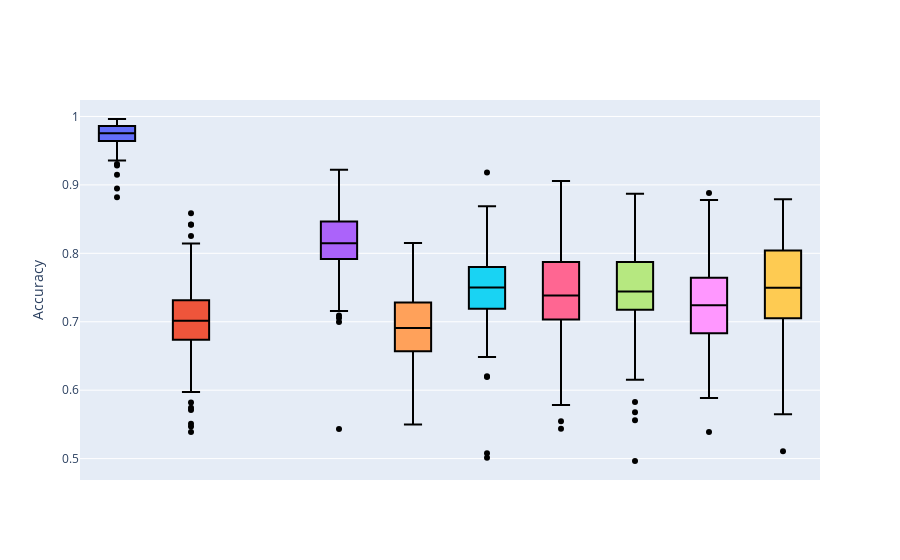

Notebook cell for this chart:
### Markdown cell above
### Accuracy (unlabelled)

### Code cell
#rel_dn

os.chdir('/media/krillman/240GB_DATA/codes2/SSL_GCM/')

d_n='n36_gaussian_mixture_d3_10000'
sdir=dspec.loc[d_n].save_folder

#print('computing for dn: {0}'.format(d_n))
master_spec=pd.read_excel('combined_spec.xls',sheet_name=None)
dspec=master_spec['dataset_spec'] #write dataset spec shorthand
dspec.set_index("d_n",inplace=True) #set idx for easier

csi=master_spec['dataset_si'][d_n].values
candidate_si=csi[~np.isnan(csi)]
candidate_si=[int(c) for c in candidate_si]
cspec=dspec.loc[d_n] #current spec
model_accs={}
all_si=[s for s in candidate_si]
model_accs['s_i']=all_si




with NoStdStreams():
    for current_model in model_names_synthetic:
        vaccs=[]
        for s_i in candidate_si:
            try:
                vaccs.append(float(get_acc_ulab(dspec.save_folder.loc[d_n],s_i,current_model)))
            except:
                print('warning error for s_i: {0} and model: {1}'.format(s_i,current_model))
                vaccs.append(np.mean(vaccs))
        model_accs[current_model]=vaccs
    ma=pd.DataFrame(model_accs)

    for cm in model_names_synthetic:
        ma[cm]=ma[cm].astype(str)

    list_of_plots=[]
    list_of_synthetic_plots=[]
    list_of_synthetic_gumbel_plots=[]

    #get remaining s_i
    remaining_si=[i for i in ma.index]

    for s_i in remaining_si:
        im_fn=f'data_for_train_d_n_{d_n}_s_i_{s_i}_plot.png'
        fpath='../'+sdir+'/'+im_fn
        list_of_plots.append(fpath)
        im_fn=f'../{sdir}/synthetic_data/synthetic_data_d_n_{d_n}_s_i_{s_i}_plot.png'
        list_of_synthetic_plots.append(im_fn)
        im_fn=f'../{sdir}/synthetic_data_gumbel/synthetic_data_d_n_{d_n}_s_i_{s_i}_plot.png'

        list_of_synthetic_gumbel_plots.append(im_fn)
        
    ma['data_plot']=list_of_plots
    ma['synthetic_cgan_data']=list_of_synthetic_plots
    ma['synthetic_gumbel_cgan_data']=list_of_synthetic_gumbel_plots
    
    
    #all paths for decision boundary plots
    dict_of_paths={m:[get_soft_db_path(m,d_n,s_i,sdir) for s_i in remaining_si] for m in model_names_synthetic }
    

    style_dict={}
    style_dict={m:make_float for m in model_names_synthetic}
    style_dict.update({'data_plot':make_clickable,
                      'synthetic_cgan_data':make_clickable,
                      'synthetic_gumbel_cgan_data':make_clickable})
os.chdir('/media/krillman/240GB_DATA/codes2/SSL_GCM/collating_results')  
    
#ma.drop(columns=['s_i'],inplace=True)
#ma.style.format(style_dict)

#violin plots for model performamces
ma_i=copy.deepcopy(ma)

ma_i=ma_i.rename(columns={'CGAN_BASIC_DJ_SUPERVISED_CLASSIFIER':'CGAN_BASIC_SUPERVISED_CLASSIFIER',
                        'CGAN_GUMBEL_DJ_SUPERVISED_CLASSIFIER':'CGAN_GUMBEL_SUPERVISED_CLASSIFIER'})

model_names_d3 = ['FULLY_SUPERVISED_CLASSIFIER',
               'CGAN_BASIC_SUPERVISED_CLASSIFIER',
                'CGAN_GUMBEL_SUPERVISED_CLASSIFIER',  
               'VAT',
               'TRIPLE_GAN',
               'SSL_GAN',
               'SSL_VAE',
               'ENTROPY_MINIMISATION',
                'LABEL_PROPAGATION',
               'PARTIAL_SUPERVISED_CLASSIFIER']


ma_i=ma_i[model_names]
ma_i=ma_i.astype(float)

fig = go.Figure()
for m in model_names:
    fig.add_trace(go.Box(x=[m]*ma_i.shape[0],
                            y=ma_i[m],
                            name=m,
                        fillcolor=colours_dict[m],
                        marker_color="black"))


#fig.add_layout_image(dict(
#    source='causal_graphs/cg2.png',
#    x=0.7,
#    y=1,
#    )
#)

#ig.update_xaxes(title_text='Time')
fig.update_yaxes(title_text='Accuracy')
fig.update_xaxes(showticklabels=False)

fig.update_layout(showlegend=False)



#fig.update_layout(legend=dict(font=dict(size= 20)))#

#fig.update_layout(legend= {'itemsizing': 'constant'})#,marker={'size':100}))

#fig.update_layout(
#    width=5000,
#    height=2500)

fig.write_image("/media/krillman/240GB_DATA/codes2/SSL_GCM/collating_results/images/ulab_acc_g3_10000.png",scale=5)

#fig = go.Figure(data=data, layout=layout)

fig.show()

### Figure 1 — Plotly figure (JSON) as saved in the notebook; plotly's stock layout.template omitted (floating-point values rounded to 4 significant figures)
{"data": [{"fillcolor": "#636EFA", "marker": {"color": "black"}, "name": "FULLY_SUPERVISED_CLASSIFIER", "type": "box", "x": ["FULLY_SUPERVISED_CLASSIFIER", "FULLY_SUPERVISED_CLASSIFIER", "FULLY_SUPERVISED_CLASSIFIER", "FULLY_SUPERVISED_CLASSIFIER", "FULLY_SUPERVISED_CLASSIFIER", "FULLY_SUPERVISED_CLASSIFIER", "FULLY_SUPERVISED_CLASSIFIER", "FULLY_SUPERVISED_CLASSIFIER", "FULLY_SUPERVISED_CLASSIFIER", "FULLY_SUPERVISED_CLASSIFIER", "FULLY_SUPERVISED_CLASSIFIER", "FULLY_SUPERVISED_CLASSIFIER", "FULLY_SUPERVISED_CLASSIFIER", "FULLY_SUPERVISED_CLASSIFIER", "FULLY_SUPERVISED_CLASSIFIER", "FULLY_SUPERVISED_CLASSIFIER", "FULLY_SUPERVISED_CLASSIFIER", "FULLY_SUPERVISED_CLASSIFIER", "FULLY_SUPERVISED_CLASSIFIER", "FULLY_SUPERVISED_CLASSIFIER", "FULLY_SUPERVISED_CLASSIFIER", "FULLY_SUPERVISED_CLASSIFIER", "FULLY_SUPERVISED_CLASSIFIER", "FULLY_SUPERVISED_CLASSIFIER", "FULLY_SUPERVISED_CLASSIFIER", "FULLY_SUPERVISED_CLASSIFIER", "FULLY_SUPERVISED_CLASSIFIER", "FULLY_SUPERVISED_CLASSIFIER", "FULLY_SUPERVISED_CLASSIFIER", "FULLY_SUPERVISED_CLASSIFIER", "FULLY_SUPERVISED_CLASSIFIER", "FULLY_SUPERVISED_CLASSIFIER", "FULLY_SUPERVISED_CLASSIFIER", "FULLY_SUPERVISED_CLASSIFIER", "FULLY_SUPERVISED_CLASSIFIER", "FULLY_SUPERVISED_CLASSIFIER", "FULLY_SUPERVISED_CLASSIFIER", "FULLY_SUPERVISED_CLASSIFIER", "FULLY_SUPERVISED_CLASSIFIER", "FULLY_SUPERVISED_CLASSIFIER", "FULLY_SUPERVISED_CLASSIFIER", "FULLY_SUPERVISED_CLASSIFIER", "FULLY_SUPERVISED_CLASSIFIER", "FULLY_SUPERVISED_CLASSIFIER", "FULLY_SUPERVISED_CLASSIFIER", "FULLY_SUPERVISED_CLASSIFIER", "FULLY_SUPERVISED_CLASSIFIER", "FULLY_SUPERVISED_CLASSIFIER", "FULLY_SUPERVISED_CLASSIFIER", "FULLY_SUPERVISED_CLASSIFIER", "FULLY_SUPERVISED_CLASSIFIER", "FULLY_SUPERVISED_CLASSIFIER", "FULLY_SUPERVISED_CLASSIFIER", "FULLY_SUPERVISED_CLASSIFIER", "FULLY_SUPERVISED_CLASSIFIER", "FULLY_SUPERVISED_CLASSIFIER", "FULLY_SUPERVISED_CLASSIFIER", "FULLY_SUPERVISED_CLASSIFIER", "FULLY_SUPERVISED_CLASSIFIER", "FULLY_SUPERVISED_CLASSIFIER", "FULLY_SUPERVISED_CLASSIFIER", "FULLY_SUPERVISED_CLASSIFIER", "FULLY_SUPERVISED_CLASSIFIER", "FULLY_SUPERVISED_CLASSIFIER", "FULLY_SUPERVISED_CLASSIFIER", "FULLY_SUPERVISED_CLASSIFIER", "FULLY_SUPERVISED_CLASSIFIER", "FULLY_SUPERVISED_CLASSIFIER", "FULLY_SUPERVISED_CLASSIFIER", "FULLY_SUPERVISED_CLASSIFIER", "FULLY_SUPERVISED_CLASSIFIER", "FULLY_SUPERVISED_CLASSIFIER", "FULLY_SUPERVISED_CLASSIFIER", "FULLY_SUPERVISED_CLASSIFIER", "FULLY_SUPERVISED_CLASSIFIER", "FULLY_SUPERVISED_CLASSIFIER", "FULLY_SUPERVISED_CLASSIFIER", "FULLY_SUPERVISED_CLASSIFIER", "FULLY_SUPERVISED_CLASSIFIER", "FULLY_SUPERVISED_CLASSIFIER", "FULLY_SUPERVISED_CLASSIFIER", "FULLY_SUPERVISED_CLASSIFIER", "FULLY_SUPERVISED_CLASSIFIER", "FULLY_SUPERVISED_CLASSIFIER", "FULLY_SUPERVISED_CLASSIFIER", "FULLY_SUPERVISED_CLASSIFIER", "FULLY_SUPERVISED_CLASSIFIER", "FULLY_SUPERVISED_CLASSIFIER", "FULLY_SUPERVISED_CLASSIFIER", "FULLY_SUPERVISED_CLASSIFIER", "FULLY_SUPERVISED_CLASSIFIER", "FULLY_SUPERVISED_CLASSIFIER", "FULLY_SUPERVISED_CLASSIFIER", "FULLY_SUPERVISED_CLASSIFIER", "FULLY_SUPERVISED_CLASSIFIER", "FULLY_SUPERVISED_CLASSIFIER", "FULLY_SUPERVISED_CLASSIFIER", "FULLY_SUPERVISED_CLASSIFIER", "FULLY_SUPERVISED_CLASSIFIER", "FULLY_SUPERVISED_CLASSIFIER"], "y": [0.9379, 0.9778, 0.9306, 0.9912, 0.9437, 0.9818, 0.986, 0.9384, 0.981, 0.9837, 0.9674, 0.9769, 0.9865, 0.9562, 0.9691, 0.9954, 0.9356, 0.8949, 0.9907, 0.971, 0.9886, 0.9447, 0.9285, 0.982, 0.9686, 0.9963, 0.9741, 0.9704, 0.9782, 0.991, 0.9576, 0.9753, 0.9664, 0.9898, 0.9722, 0.9944, 0.9959, 0.9472, 0.9708, 0.9709, 0.9885, 0.9861, 0.9956, 0.972, 0.9845, 0.9864, 0.9822, 0.9671, 0.9509, 0.9897, 0.9746, 0.9564, 0.9735, 0.9851, 0.9915, 0.9772, 0.9871, 0.9694, 0.915, 0.9778, 0.9765, 0.9659, 0.9447, 0.9817, 0.9731, 0.9809, 0.9874, 0.9862, 0.9636, 0.9509, 0.978, 0.9742, 0.9688, 0.969, 0.8821, 0.9857, 0.9888, 0.9708, 0.985, 0.9874, 0.9944, 0.97, 0.9841, 0.9793, 0.9929, 0.9937, 0.9588, 0.9795, 0.9448, 0.9602, 0.9399, 0.9526, 0.9912, 0.9645, 0.9562, 0.9754, 0.9774, 0.978, 0.9605, 0.973]}, {"fillcolor": "#EF553B", "marker": {"color": "black"}, "name": "CGAN_BASIC_SUPERVISED_CLASSIFIER", "type": "box", "x": ["CGAN_BASIC_SUPERVISED_CLASSIFIER", "CGAN_BASIC_SUPERVISED_CLASSIFIER", "CGAN_BASIC_SUPERVISED_CLASSIFIER", "CGAN_BASIC_SUPERVISED_CLASSIFIER", "CGAN_BASIC_SUPERVISED_CLASSIFIER", "CGAN_BASIC_SUPERVISED_CLASSIFIER", "CGAN_BASIC_SUPERVISED_CLASSIFIER", "CGAN_BASIC_SUPERVISED_CLASSIFIER", "CGAN_BASIC_SUPERVISED_CLASSIFIER", "CGAN_BASIC_SUPERVISED_CLASSIFIER", "CGAN_BASIC_SUPERVISED_CLASSIFIER", "CGAN_BASIC_SUPERVISED_CLASSIFIER", "CGAN_BASIC_SUPERVISED_CLASSIFIER", "CGAN_BASIC_SUPERVISED_CLASSIFIER", "CGAN_BASIC_SUPERVISED_CLASSIFIER", "CGAN_BASIC_SUPERVISED_CLASSIFIER", "CGAN_BASIC_SUPERVISED_CLASSIFIER", "CGAN_BASIC_SUPERVISED_CLASSIFIER", "CGAN_BASIC_SUPERVISED_CLASSIFIER", "CGAN_BASIC_SUPERVISED_CLASSIFIER", "CGAN_BASIC_SUPERVISED_CLASSIFIER", "CGAN_BASIC_SUPERVISED_CLASSIFIER", "CGAN_BASIC_SUPERVISED_CLASSIFIER", "CGAN_BASIC_SUPERVISED_CLASSIFIER", "CGAN_BASIC_SUPERVISED_CLASSIFIER", "CGAN_BASIC_SUPERVISED_CLASSIFIER", "CGAN_BASIC_SUPERVISED_CLASSIFIER", "CGAN_BASIC_SUPERVISED_CLASSIFIER", "CGAN_BASIC_SUPERVISED_CLASSIFIER", "CGAN_BASIC_SUPERVISED_CLASSIFIER", "CGAN_BASIC_SUPERVISED_CLASSIFIER", "CGAN_BASIC_SUPERVISED_CLASSIFIER", "CGAN_BASIC_SUPERVISED_CLASSIFIER", "CGAN_BASIC_SUPERVISED_CLASSIFIER", "CGAN_BASIC_SUPERVISED_CLASSIFIER", "CGAN_BASIC_SUPERVISED_CLASSIFIER", "CGAN_BASIC_SUPERVISED_CLASSIFIER", "CGAN_BASIC_SUPERVISED_CLASSIFIER", "CGAN_BASIC_SUPERVISED_CLASSIFIER", "CGAN_BASIC_SUPERVISED_CLASSIFIER", "CGAN_BASIC_SUPERVISED_CLASSIFIER", "CGAN_BASIC_SUPERVISED_CLASSIFIER", "CGAN_BASIC_SUPERVISED_CLASSIFIER", "CGAN_BASIC_SUPERVISED_CLASSIFIER", "CGAN_BASIC_SUPERVISED_CLASSIFIER", "CGAN_BASIC_SUPERVISED_CLASSIFIER", "CGAN_BASIC_SUPERVISED_CLASSIFIER", "CGAN_BASIC_SUPERVISED_CLASSIFIER", "CGAN_BASIC_SUPERVISED_CLASSIFIER", "CGAN_BASIC_SUPERVISED_CLASSIFIER", "CGAN_BASIC_SUPERVISED_CLASSIFIER", "CGAN_BASIC_SUPERVISED_CLASSIFIER", "CGAN_BASIC_SUPERVISED_CLASSIFIER", "CGAN_BASIC_SUPERVISED_CLASSIFIER", "CGAN_BASIC_SUPERVISED_CLASSIFIER", "CGAN_BASIC_SUPERVISED_CLASSIFIER", "CGAN_BASIC_SUPERVISED_CLASSIFIER", "CGAN_BASIC_SUPERVISED_CLASSIFIER", "CGAN_BASIC_SUPERVISED_CLASSIFIER", "CGAN_BASIC_SUPERVISED_CLASSIFIER", "CGAN_BASIC_SUPERVISED_CLASSIFIER", "CGAN_BASIC_SUPERVISED_CLASSIFIER", "CGAN_BASIC_SUPERVISED_CLASSIFIER", "CGAN_BASIC_SUPERVISED_CLASSIFIER", "CGAN_BASIC_SUPERVISED_CLASSIFIER", "CGAN_BASIC_SUPERVISED_CLASSIFIER", "CGAN_BASIC_SUPERVISED_CLASSIFIER", "CGAN_BASIC_SUPERVISED_CLASSIFIER", "CGAN_BASIC_SUPERVISED_CLASSIFIER", "CGAN_BASIC_SUPERVISED_CLASSIFIER", "CGAN_BASIC_SUPERVISED_CLASSIFIER", "CGAN_BASIC_SUPERVISED_CLASSIFIER", "CGAN_BASIC_SUPERVISED_CLASSIFIER", "CGAN_BASIC_SUPERVISED_CLASSIFIER", "CGAN_BASIC_SUPERVISED_CLASSIFIER", "CGAN_BASIC_SUPERVISED_CLASSIFIER", "CGAN_BASIC_SUPERVISED_CLASSIFIER", "CGAN_BASIC_SUPERVISED_CLASSIFIER", "CGAN_BASIC_SUPERVISED_CLASSIFIER", "CGAN_BASIC_SUPERVISED_CLASSIFIER", "CGAN_BASIC_SUPERVISED_CLASSIFIER", "CGAN_BASIC_SUPERVISED_CLASSIFIER", "CGAN_BASIC_SUPERVISED_CLASSIFIER", "CGAN_BASIC_SUPERVISED_CLASSIFIER", "CGAN_BASIC_SUPERVISED_CLASSIFIER", "CGAN_BASIC_SUPERVISED_CLASSIFIER", "CGAN_BASIC_SUPERVISED_CLASSIFIER", "CGAN_BASIC_SUPERVISED_CLASSIFIER", "CGAN_BASIC_SUPERVISED_CLASSIFIER", "CGAN_BASIC_SUPERVISED_CLASSIFIER", "CGAN_BASIC_SUPERVISED_CLASSIFIER", "CGAN_BASIC_SUPERVISED_CLASSIFIER", "CGAN_BASIC_SUPERVISED_CLASSIFIER", "CGAN_BASIC_SUPERVISED_CLASSIFIER", "CGAN_BASIC_SUPERVISED_CLASSIFIER", "CGAN_BASIC_SUPERVISED_CLASSIFIER", "CGAN_BASIC_SUPERVISED_CLASSIFIER", "CGAN_BASIC_SUPERVISED_CLASSIFIER", "CGAN_BASIC_SUPERVISED_CLASSIFIER", "CGAN_BASIC_SUPERVISED_CLASSIFIER"], "y": [0.6161, 0.6609, 0.7352, 0.6566, 0.6997, 0.7198, 0.6645, 0.798, 0.7304, 0.7274, 0.7851, 0.7537, 0.6804, 0.7266, 0.5709, 0.717, 0.8418, 0.8142, 0.8421, 0.539, 0.7698, 0.749, 0.5821, 0.678, 0.6338, 0.6948, 0.7159, 0.7374, 0.6673, 0.5468, 0.6387, 0.6162, 0.7756, 0.6751, 0.6822, 0.8252, 0.7803, 0.6319, 0.8095, 0.7526, 0.7322, 0.6066, 0.7141, 0.5744, 0.7456, 0.7703, 0.6541, 0.659, 0.6829, 0.6519, 0.6721, 0.6904, 0.6556, 0.5974, 0.7715, 0.7154, 0.8586, 0.7476, 0.768, 0.6433, 0.6367, 0.7199, 0.6859, 0.7773, 0.5508, 0.6444, 0.7179, 0.7744, 0.7522, 0.7016, 0.7016, 0.7016, 0.7016, 0.7016, 0.7016, 0.7016, 0.7016, 0.7016, 0.7016, 0.7016, 0.7016, 0.7016, 0.7016, 0.7016, 0.7016, 0.7016, 0.7016, 0.7016, 0.7016, 0.7016, 0.7016, 0.7016, 0.7016, 0.7016, 0.7016, 0.7016, 0.7016, 0.7016, 0.7016, 0.7016]}, {"fillcolor": "#00CC96", "marker": {"color": "black"}, "name": "CGAN_GUMBEL_SUPERVISED_CLASSIFIER", "type": "box", "x": ["CGAN_GUMBEL_SUPERVISED_CLASSIFIER", "CGAN_GUMBEL_SUPERVISED_CLASSIFIER", "CGAN_GUMBEL_SUPERVISED_CLASSIFIER", "CGAN_GUMBEL_SUPERVISED_CLASSIFIER", "CGAN_GUMBEL_SUPERVISED_CLASSIFIER", "CGAN_GUMBEL_SUPERVISED_CLASSIFIER", "CGAN_GUMBEL_SUPERVISED_CLASSIFIER", "CGAN_GUMBEL_SUPERVISED_CLASSIFIER", "CGAN_GUMBEL_SUPERVISED_CLASSIFIER", "CGAN_GUMBEL_SUPERVISED_CLASSIFIER", "CGAN_GUMBEL_SUPERVISED_CLASSIFIER", "CGAN_GUMBEL_SUPERVISED_CLASSIFIER", "CGAN_GUMBEL_SUPERVISED_CLASSIFIER", "CGAN_GUMBEL_SUPERVISED_CLASSIFIER", "CGAN_GUMBEL_SUPERVISED_CLASSIFIER", "CGAN_GUMBEL_SUPERVISED_CLASSIFIER", "CGAN_GUMBEL_SUPERVISED_CLASSIFIER", "CGAN_GUMBEL_SUPERVISED_CLASSIFIER", "CGAN_GUMBEL_SUPERVISED_CLASSIFIER", "CGAN_GUMBEL_SUPERVISED_CLASSIFIER", "CGAN_GUMBEL_SUPERVISED_CLASSIFIER", "CGAN_GUMBEL_SUPERVISED_CLASSIFIER", "CGAN_GUMBEL_SUPERVISED_CLASSIFIER", "CGAN_GUMBEL_SUPERVISED_CLASSIFIER", "CGAN_GUMBEL_SUPERVISED_CLASSIFIER", "CGAN_GUMBEL_SUPERVISED_CLASSIFIER", "CGAN_GUMBEL_SUPERVISED_CLASSIFIER", "CGAN_GUMBEL_SUPERVISED_CLASSIFIER", "CGAN_GUMBEL_SUPERVISED_CLASSIFIER", "CGAN_GUMBEL_SUPERVISED_CLASSIFIER", "CGAN_GUMBEL_SUPERVISED_CLASSIFIER", "CGAN_GUMBEL_SUPERVISED_CLASSIFIER", "CGAN_GUMBEL_SUPERVISED_CLASSIFIER", "CGAN_GUMBEL_SUPERVISED_CLASSIFIER", "CGAN_GUMBEL_SUPERVISED_CLASSIFIER", "CGAN_GUMBEL_SUPERVISED_CLASSIFIER", "CGAN_GUMBEL_SUPERVISED_CLASSIFIER", "CGAN_GUMBEL_SUPERVISED_CLASSIFIER", "CGAN_GUMBEL_SUPERVISED_CLASSIFIER", "CGAN_GUMBEL_SUPERVISED_CLASSIFIER", "CGAN_GUMBEL_SUPERVISED_CLASSIFIER", "CGAN_GUMBEL_SUPERVISED_CLASSIFIER", "CGAN_GUMBEL_SUPERVISED_CLASSIFIER", "CGAN_GUMBEL_SUPERVISED_CLASSIFIER", "CGAN_GUMBEL_SUPERVISED_CLASSIFIER", "CGAN_GUMBEL_SUPERVISED_CLASSIFIER", "CGAN_GUMBEL_SUPERVISED_CLASSIFIER", "CGAN_GUMBEL_SUPERVISED_CLASSIFIER", "CGAN_GUMBEL_SUPERVISED_CLASSIFIER", "CGAN_GUMBEL_SUPERVISED_CLASSIFIER", "CGAN_GUMBEL_SUPERVISED_CLASSIFIER", "CGAN_GUMBEL_SUPERVISED_CLASSIFIER", "CGAN_GUMBEL_SUPERVISED_CLASSIFIER", "CGAN_GUMBEL_SUPERVISED_CLASSIFIER", "CGAN_GUMBEL_SUPERVISED_CLASSIFIER", "CGAN_GUMBEL_SUPERVISED_CLASSIFIER", "CGAN_GUMBEL_SUPERVISED_CLASSIFIER", "CGAN_GUMBEL_SUPERVISED_CLASSIFIER", "CGAN_GUMBEL_SUPERVISED_CLASSIFIER", "CGAN_GUMBEL_SUPERVISED_CLASSIFIER", "CGAN_GUMBEL_SUPERVISED_CLASSIFIER", "CGAN_GUMBEL_SUPERVISED_CLASSIFIER", "CGAN_GUMBEL_SUPERVISED_CLASSIFIER", "CGAN_GUMBEL_SUPERVISED_CLASSIFIER", "CGAN_GUMBEL_SUPERVISED_CLASSIFIER", "CGAN_GUMBEL_SUPERVISED_CLASSIFIER", "CGAN_GUMBEL_SUPERVISED_CLASSIFIER", "CGAN_GUMBEL_SUPERVISED_CLASSIFIER", "CGAN_GUMBEL_SUPERVISED_CLASSIFIER", "CGAN_GUMBEL_SUPERVISED_CLASSIFIER", "CGAN_GUMBEL_SUPERVISED_CLASSIFIER", "CGAN_GUMBEL_SUPERVISED_CLASSIFIER", "CGAN_GUMBEL_SUPERVISED_CLASSIFIER", "CGAN_GUMBEL_SUPERVISED_CLASSIFIER", "CGAN_GUMBEL_SUPERVISED_CLASSIFIER", "CGAN_GUMBEL_SUPERVISED_CLASSIFIER", "CGAN_GUMBEL_SUPERVISED_CLASSIFIER", "CGAN_GUMBEL_SUPERVISED_CLASSIFIER", "CGAN_GUMBEL_SUPERVISED_CLASSIFIER", "CGAN_GUMBEL_SUPERVISED_CLASSIFIER", "CGAN_GUMBEL_SUPERVISED_CLASSIFIER", "CGAN_GUMBEL_SUPERVISED_CLASSIFIER", "CGAN_GUMBEL_SUPERVISED_CLASSIFIER", "CGAN_GUMBEL_SUPERVISED_CLASSIFIER", "CGAN_GUMBEL_SUPERVISED_CLASSIFIER", "CGAN_GUMBEL_SUPERVISED_CLASSIFIER", "CGAN_GUMBEL_SUPERVISED_CLASSIFIER", "CGAN_GUMBEL_SUPERVISED_CLASSIFIER", "CGAN_GUMBEL_SUPERVISED_CLASSIFIER", "CGAN_GUMBEL_SUPERVISED_CLASSIFIER", "CGAN_GUMBEL_SUPERVISED_CLASSIFIER", "CGAN_GUMBEL_SUPERVISED_CLASSIFIER", "CGAN_GUMBEL_SUPERVISED_CLASSIFIER", "CGAN_GUMBEL_SUPERVISED_CLASSIFIER", "CGAN_GUMBEL_SUPERVISED_CLASSIFIER", "CGAN_GUMBEL_SUPERVISED_CLASSIFIER", "CGAN_GUMBEL_SUPERVISED_CLASSIFIER", "CGAN_GUMBEL_SUPERVISED_CLASSIFIER", "CGAN_GUMBEL_SUPERVISED_CLASSIFIER", "CGAN_GUMBEL_SUPERVISED_CLASSIFIER"], "y": [null, null, null, null, null, null, null, null, null, null, null, null, null, null, null, null, null, null, null, null, null, null, null, null, null, null, null, null, null, null, null, null, null, null, null, null, null, null, null, null, null, null, null, null, null, null, null, null, null, null, null, null, null, null, null, null, null, null, null, null, null, null, null, null, null, null, null, null, null, null, null, null, null, null, null, null, null, null, null, null, null, null, null, null, null, null, null, null, null, null, null, null, null, null, null, null, null, null, null, null]}, {"fillcolor": "#AB63FA", "marker": {"color": "black"}, "name": "VAT", "type": "box", "x": ["VAT", "VAT", "VAT", "VAT", "VAT", "VAT", "VAT", "VAT", "VAT", "VAT", "VAT", "VAT", "VAT", "VAT", "VAT", "VAT", "VAT", "VAT", "VAT", "VAT", "VAT", "VAT", "VAT", "VAT", "VAT", "VAT", "VAT", "VAT", "VAT", "VAT", "VAT", "VAT", "VAT", "VAT", "VAT", "VAT", "VAT", "VAT", "VAT", "VAT", "VAT", "VAT", "VAT", "VAT", "VAT", "VAT", "VAT", "VAT", "VAT", "VAT", "VAT", "VAT", "VAT", "VAT", "VAT", "VAT", "VAT", "VAT", "VAT", "VAT", "VAT", "VAT", "VAT", "VAT", "VAT", "VAT", "VAT", "VAT", "VAT", "VAT", "VAT", "VAT", "VAT", "VAT", "VAT", "VAT", "VAT", "VAT", "VAT", "VAT", "VAT", "VAT", "VAT", "VAT", "VAT", "VAT", "VAT", "VAT", "VAT", "VAT", "VAT", "VAT", "VAT", "VAT", "VAT", "VAT", "VAT", "VAT", "VAT", "VAT"], "y": [0.849, 0.7679, 0.818, 0.8082, 0.8461, 0.8904, 0.8069, 0.8712, 0.8379, 0.7531, 0.841, 0.8026, 0.8464, 0.8404, 0.7259, 0.8702, 0.9172, 0.7921, 0.8582, 0.7919, 0.7791, 0.7915, 0.7055, 0.7517, 0.8342, 0.7971, 0.8122, 0.8196, 0.8485, 0.8783, 0.7955, 0.8677, 0.7859, 0.8228, 0.7853, 0.9046, 0.8756, 0.7837, 0.8639, 0.7957, 0.8298, 0.7841, 0.8885, 0.7156, 0.8629, 0.8203, 0.7575, 0.7765, 0.7931, 0.7286, 0.8625, 0.8287, 0.7608, 0.8243, 0.8882, 0.8028, 0.9016, 0.892, 0.7945, 0.6995, 0.8394, 0.7847, 0.7662, 0.8757, 0.5432, 0.8832, 0.863, 0.8463, 0.8297, 0.8428, 0.9221, 0.7974, 0.7997, 0.709, 0.7532, 0.7783, 0.839, 0.8251, 0.8562, 0.7796, 0.8214, 0.7258, 0.8858, 0.8146, 0.8146, 0.8146, 0.8146, 0.8146, 0.8146, 0.8146, 0.8146, 0.8146, 0.8146, 0.8146, 0.8146, 0.8146, 0.8146, 0.8146, 0.8146, 0.8146]}, {"fillcolor": "#FFA15A", "marker": {"color": "black"}, "name": "TRIPLE_GAN", "type": "box", "x": ["TRIPLE_GAN", "TRIPLE_GAN", "TRIPLE_GAN", "TRIPLE_GAN", "TRIPLE_GAN", "TRIPLE_GAN", "TRIPLE_GAN", "TRIPLE_GAN", "TRIPLE_GAN", "TRIPLE_GAN", "TRIPLE_GAN", "TRIPLE_GAN", "TRIPLE_GAN", "TRIPLE_GAN", "TRIPLE_GAN", "TRIPLE_GAN", "TRIPLE_GAN", "TRIPLE_GAN", "TRIPLE_GAN", "TRIPLE_GAN", "TRIPLE_GAN", "TRIPLE_GAN", "TRIPLE_GAN", "TRIPLE_GAN", "TRIPLE_GAN", "TRIPLE_GAN", "TRIPLE_GAN", "TRIPLE_GAN", "TRIPLE_GAN", "TRIPLE_GAN", "TRIPLE_GAN", "TRIPLE_GAN", "TRIPLE_GAN", "TRIPLE_GAN", "TRIPLE_GAN", "TRIPLE_GAN", "TRIPLE_GAN", "TRIPLE_GAN", "TRIPLE_GAN", "TRIPLE_GAN", "TRIPLE_GAN", "TRIPLE_GAN", "TRIPLE_GAN", "TRIPLE_GAN", "TRIPLE_GAN", "TRIPLE_GAN", "TRIPLE_GAN", "TRIPLE_GAN", "TRIPLE_GAN", "TRIPLE_GAN", "TRIPLE_GAN", "TRIPLE_GAN", "TRIPLE_GAN", "TRIPLE_GAN", "TRIPLE_GAN", "TRIPLE_GAN", "TRIPLE_GAN", "TRIPLE_GAN", "TRIPLE_GAN", "TRIPLE_GAN", "TRIPLE_GAN", "TRIPLE_GAN", "TRIPLE_GAN", "TRIPLE_GAN", "TRIPLE_GAN", "TRIPLE_GAN", "TRIPLE_GAN", "TRIPLE_GAN", "TRIPLE_GAN", "TRIPLE_GAN", "TRIPLE_GAN", "TRIPLE_GAN", "TRIPLE_GAN", "TRIPLE_GAN", "TRIPLE_GAN", "TRIPLE_GAN", "TRIPLE_GAN", "TRIPLE_GAN", "TRIPLE_GAN", "TRIPLE_GAN", "TRIPLE_GAN", "TRIPLE_GAN", "TRIPLE_GAN", "TRIPLE_GAN", "TRIPLE_GAN", "TRIPLE_GAN", "TRIPLE_GAN", "TRIPLE_GAN", "TRIPLE_GAN", "TRIPLE_GAN", "TRIPLE_GAN", "TRIPLE_GAN", "TRIPLE_GAN", "TRIPLE_GAN", "TRIPLE_GAN", "TRIPLE_GAN", "TRIPLE_GAN", "TRIPLE_GAN", "TRIPLE_GAN", "TRIPLE_GAN"], "y": [0.7279, 0.5882, 0.6599, 0.8057, 0.7021, 0.7769, 0.6338, 0.587, 0.7731, 0.6888, 0.8005, 0.6937, 0.697, 0.6193, 0.6382, 0.7484, 0.7439, 0.7664, 0.7164, 0.6411, 0.6345, 0.6456, 0.5749, 0.6923, 0.5868, 0.7106, 0.6781, 0.7015, 0.6698, 0.73, 0.6419, 0.585, 0.7326, 0.7447, 0.6893, 0.807, 0.7886, 0.6503, 0.7799, 0.6542, 0.7286, 0.7191, 0.7342, 0.5685, 0.7161, 0.7081, 0.6501, 0.6343, 0.7132, 0.6764, 0.7491, 0.8152, 0.6952, 0.6692, 0.6848, 0.6877, 0.6245, 0.6378, 0.587, 0.6961, 0.636, 0.5885, 0.7345, 0.7091, 0.575, 0.7806, 0.651, 0.6671, 0.5498, 0.7388, 0.731, 0.7826, 0.7351, 0.6595, 0.7506, 0.7237, 0.7204, 0.705, 0.6784, 0.737, 0.7036, 0.6895, 0.6924, 0.6908, 0.6908, 0.6908, 0.6908, 0.6908, 0.6908, 0.6908, 0.6908, 0.6908, 0.6908, 0.6908, 0.6908, 0.6908, 0.6908, 0.6908, 0.6908, 0.6908]}, {"fillcolor": "#19D3F3", "marker": {"color": "black"}, "name": "SSL_GAN", "type": "box", "x": ["SSL_GAN", "SSL_GAN", "SSL_GAN", "SSL_GAN", "SSL_GAN", "SSL_GAN", "SSL_GAN", "SSL_GAN", "SSL_GAN", "SSL_GAN", "SSL_GAN", "SSL_GAN", "SSL_GAN", "SSL_GAN", "SSL_GAN", "SSL_GAN", "SSL_GAN", "SSL_GAN", "SSL_GAN", "SSL_GAN", "SSL_GAN", "SSL_GAN", "SSL_GAN", "SSL_GAN", "SSL_GAN", "SSL_GAN", "SSL_GAN", "SSL_GAN", "SSL_GAN", "SSL_GAN", "SSL_GAN", "SSL_GAN", "SSL_GAN", "SSL_GAN", "SSL_GAN", "SSL_GAN", "SSL_GAN", "SSL_GAN", "SSL_GAN", "SSL_GAN", "SSL_GAN", "SSL_GAN", "SSL_GAN", "SSL_GAN", "SSL_GAN", "SSL_GAN", "SSL_GAN", "SSL_GAN", "SSL_GAN", "SSL_GAN", "SSL_GAN", "SSL_GAN", "SSL_GAN", "SSL_GAN", "SSL_GAN", "SSL_GAN", "SSL_GAN", "SSL_GAN", "SSL_GAN", "SSL_GAN", "SSL_GAN", "SSL_GAN", "SSL_GAN", "SSL_GAN", "SSL_GAN", "SSL_GAN", "SSL_GAN", "SSL_GAN", "SSL_GAN", "SSL_GAN", "SSL_GAN", "SSL_GAN", "SSL_GAN", "SSL_GAN", "SSL_GAN", "SSL_GAN", "SSL_GAN", "SSL_GAN", "SSL_GAN", "SSL_GAN", "SSL_GAN", "SSL_GAN", "SSL_GAN", "SSL_GAN", "SSL_GAN", "SSL_GAN", "SSL_GAN", "SSL_GAN", "SSL_GAN", "SSL_GAN", "SSL_GAN", "SSL_GAN", "SSL_GAN", "SSL_GAN", "SSL_GAN", "SSL_GAN", "SSL_GAN", "SSL_GAN", "SSL_GAN", "SSL_GAN"], "y": [0.7456, 0.6539, 0.7443, 0.7185, 0.7562, 0.8063, 0.6641, 0.6624, 0.8241, 0.7262, 0.8247, 0.8456, 0.8186, 0.8468, 0.5013, 0.7713, 0.7697, 0.8258, 0.8243, 0.6983, 0.7187, 0.7647, 0.6516, 0.7723, 0.6202, 0.8149, 0.7586, 0.7621, 0.779, 0.8538, 0.6914, 0.6485, 0.7665, 0.698, 0.7442, 0.8688, 0.7787, 0.7195, 0.838, 0.7413, 0.7958, 0.709, 0.7891, 0.6194, 0.7483, 0.7524, 0.7708, 0.6632, 0.7456, 0.6766, 0.6964, 0.7187, 0.6739, 0.78, 0.7616, 0.7056, 0.9181, 0.7803, 0.7981, 0.6829, 0.6697, 0.7748, 0.7023, 0.813, 0.5078, 0.8684, 0.6875, 0.8484, 0.8537, 0.7239, 0.8258, 0.7799, 0.7523, 0.7337, 0.7959, 0.7376, 0.7248, 0.7543, 0.7741, 0.7671, 0.8144, 0.7233, 0.8285, 0.7502, 0.7502, 0.7502, 0.7502, 0.7502, 0.7502, 0.7502, 0.7502, 0.7502, 0.7502, 0.7502, 0.7502, 0.7502, 0.7502, 0.7502, 0.7502, 0.7502]}, {"fillcolor": "#FF6692", "marker": {"color": "black"}, "name": "SSL_VAE", "type": "box", "x": ["SSL_VAE", "SSL_VAE", "SSL_VAE", "SSL_VAE", "SSL_VAE", "SSL_VAE", "SSL_VAE", "SSL_VAE", "SSL_VAE", "SSL_VAE", "SSL_VAE", "SSL_VAE", "SSL_VAE", "SSL_VAE", "SSL_VAE", "SSL_VAE", "SSL_VAE", "SSL_VAE", "SSL_VAE", "SSL_VAE", "SSL_VAE", "SSL_VAE", "SSL_VAE", "SSL_VAE", "SSL_VAE", "SSL_VAE", "SSL_VAE", "SSL_VAE", "SSL_VAE", "SSL_VAE", "SSL_VAE", "SSL_VAE", "SSL_VAE", "SSL_VAE", "SSL_VAE", "SSL_VAE", "SSL_VAE", "SSL_VAE", "SSL_VAE", "SSL_VAE", "SSL_VAE", "SSL_VAE", "SSL_VAE", "SSL_VAE", "SSL_VAE", "SSL_VAE", "SSL_VAE", "SSL_VAE", "SSL_VAE", "SSL_VAE", "SSL_VAE", "SSL_VAE", "SSL_VAE", "SSL_VAE", "SSL_VAE", "SSL_VAE", "SSL_VAE", "SSL_VAE", "SSL_VAE", "SSL_VAE", "SSL_VAE", "SSL_VAE", "SSL_VAE", "SSL_VAE", "SSL_VAE", "SSL_VAE", "SSL_VAE", "SSL_VAE", "SSL_VAE", "SSL_VAE", "SSL_VAE", "SSL_VAE", "SSL_VAE", "SSL_VAE", "SSL_VAE", "SSL_VAE", "SSL_VAE", "SSL_VAE", "SSL_VAE", "SSL_VAE", "SSL_VAE", "SSL_VAE", "SSL_VAE", "SSL_VAE", "SSL_VAE", "SSL_VAE", "SSL_VAE", "SSL_VAE", "SSL_VAE", "SSL_VAE", "SSL_VAE", "SSL_VAE", "SSL_VAE", "SSL_VAE", "SSL_VAE", "SSL_VAE", "SSL_VAE", "SSL_VAE", "SSL_VAE", "SSL_VAE"], "y": [0.717, 0.6659, 0.8279, 0.7709, 0.7477, 0.6004, 0.6413, 0.7576, 0.8462, 0.7236, 0.7692, 0.845, 0.7482, 0.7965, 0.5435, 0.7711, 0.7944, 0.7623, 0.8444, 0.7666, 0.7367, 0.7323, 0.6501, 0.6266, 0.6702, 0.8021, 0.6484, 0.752, 0.724, 0.8156, 0.7281, 0.7297, 0.8398, 0.635, 0.7334, 0.9058, 0.6051, 0.735, 0.8927, 0.7715, 0.784, 0.6817, 0.8242, 0.6983, 0.6777, 0.7671, 0.7641, 0.6798, 0.7238, 0.6182, 0.7056, 0.5802, 0.5546, 0.8173, 0.6686, 0.8113, 0.7805, 0.8023, 0.8223, 0.647, 0.6768, 0.7198, 0.6883, 0.8068, 0.5784, 0.8112, 0.7413, 0.8763, 0.8317, 0.7053, 0.8213, 0.7768, 0.8084, 0.7198, 0.7291, 0.6348, 0.7015, 0.8182, 0.827, 0.7138, 0.7581, 0.6809, 0.7903, 0.7385, 0.7385, 0.7385, 0.7385, 0.7385, 0.7385, 0.7385, 0.7385, 0.7385, 0.7385, 0.7385, 0.7385, 0.7385, 0.7385, 0.7385, 0.7385, 0.7385]}, {"fillcolor": "#B6E880", "marker": {"color": "black"}, "name": "ENTROPY_MINIMISATION", "type": "box", "x": ["ENTROPY_MINIMISATION", "ENTROPY_MINIMISATION", "ENTROPY_MINIMISATION", "ENTROPY_MINIMISATION", "ENTROPY_MINIMISATION", "ENTROPY_MINIMISATION", "ENTROPY_MINIMISATION", "ENTROPY_MINIMISATION", "ENTROPY_MINIMISATION", "ENTROPY_MINIMISATION", "ENTROPY_MINIMISATION", "ENTROPY_MINIMISATION", "ENTROPY_MINIMISATION", "ENTROPY_MINIMISATION", "ENTROPY_MINIMISATION", "ENTROPY_MINIMISATION", "ENTROPY_MINIMISATION", "ENTROPY_MINIMISATION", "ENTROPY_MINIMISATION", "ENTROPY_MINIMISATION", "ENTROPY_MINIMISATION", "ENTROPY_MINIMISATION", "ENTROPY_MINIMISATION", "ENTROPY_MINIMISATION", "ENTROPY_MINIMISATION", "ENTROPY_MINIMISATION", "ENTROPY_MINIMISATION", "ENTROPY_MINIMISATION", "ENTROPY_MINIMISATION", "ENTROPY_MINIMISATION", "ENTROPY_MINIMISATION", "ENTROPY_MINIMISATION", "ENTROPY_MINIMISATION", "ENTROPY_MINIMISATION", "ENTROPY_MINIMISATION", "ENTROPY_MINIMISATION", "ENTROPY_MINIMISATION", "ENTROPY_MINIMISATION", "ENTROPY_MINIMISATION", "ENTROPY_MINIMISATION", "ENTROPY_MINIMISATION", "ENTROPY_MINIMISATION", "ENTROPY_MINIMISATION", "ENTROPY_MINIMISATION", "ENTROPY_MINIMISATION", "ENTROPY_MINIMISATION", "ENTROPY_MINIMISATION", "ENTROPY_MINIMISATION", "ENTROPY_MINIMISATION", "ENTROPY_MINIMISATION", "ENTROPY_MINIMISATION", "ENTROPY_MINIMISATION", "ENTROPY_MINIMISATION", "ENTROPY_MINIMISATION", "ENTROPY_MINIMISATION", "ENTROPY_MINIMISATION", "ENTROPY_MINIMISATION", "ENTROPY_MINIMISATION", "ENTROPY_MINIMISATION", "ENTROPY_MINIMISATION", "ENTROPY_MINIMISATION", "ENTROPY_MINIMISATION", "ENTROPY_MINIMISATION", "ENTROPY_MINIMISATION", "ENTROPY_MINIMISATION", "ENTROPY_MINIMISATION", "ENTROPY_MINIMISATION", "ENTROPY_MINIMISATION", "ENTROPY_MINIMISATION", "ENTROPY_MINIMISATION", "ENTROPY_MINIMISATION", "ENTROPY_MINIMISATION", "ENTROPY_MINIMISATION", "ENTROPY_MINIMISATION", "ENTROPY_MINIMISATION", "ENTROPY_MINIMISATION", "ENTROPY_MINIMISATION", "ENTROPY_MINIMISATION", "ENTROPY_MINIMISATION", "ENTROPY_MINIMISATION", "ENTROPY_MINIMISATION", "ENTROPY_MINIMISATION", "ENTROPY_MINIMISATION", "ENTROPY_MINIMISATION", "ENTROPY_MINIMISATION", "ENTROPY_MINIMISATION", "ENTROPY_MINIMISATION", "ENTROPY_MINIMISATION", "ENTROPY_MINIMISATION", "ENTROPY_MINIMISATION", "ENTROPY_MINIMISATION", "ENTROPY_MINIMISATION", "ENTROPY_MINIMISATION", "ENTROPY_MINIMISATION", "ENTROPY_MINIMISATION", "ENTROPY_MINIMISATION", "ENTROPY_MINIMISATION", "ENTROPY_MINIMISATION", "ENTROPY_MINIMISATION", "ENTROPY_MINIMISATION"], "y": [0.7049, 0.7049, 0.7577, 0.7789, 0.7105, 0.7848, 0.6171, 0.7646, 0.7515, 0.7324, 0.8145, 0.8614, 0.7281, 0.7756, 0.4965, 0.7595, 0.8348, 0.7997, 0.8699, 0.6799, 0.7053, 0.7816, 0.5826, 0.7494, 0.6153, 0.8059, 0.7742, 0.7335, 0.8115, 0.8283, 0.6441, 0.5679, 0.8032, 0.6909, 0.6889, 0.8464, 0.8167, 0.6689, 0.8871, 0.7195, 0.7423, 0.6845, 0.8104, 0.6665, 0.7913, 0.7654, 0.7391, 0.6688, 0.7236, 0.6988, 0.6861, 0.7883, 0.6467, 0.7447, 0.7151, 0.7686, 0.8572, 0.7355, 0.8219, 0.6645, 0.7961, 0.7623, 0.7157, 0.8863, 0.5562, 0.7223, 0.7271, 0.764, 0.7566, 0.7222, 0.8007, 0.7902, 0.8229, 0.749, 0.8097, 0.7864, 0.7364, 0.7195, 0.7967, 0.7467, 0.7354, 0.6813, 0.8033, 0.744, 0.744, 0.744, 0.744, 0.744, 0.744, 0.744, 0.744, 0.744, 0.744, 0.744, 0.744, 0.744, 0.744, 0.744, 0.744, 0.744]}, {"fillcolor": "#FF97FF", "marker": {"color": "black"}, "name": "LABEL_PROPAGATION", "type": "box", "x": ["LABEL_PROPAGATION", "LABEL_PROPAGATION", "LABEL_PROPAGATION", "LABEL_PROPAGATION", "LABEL_PROPAGATION", "LABEL_PROPAGATION", "LABEL_PROPAGATION", "LABEL_PROPAGATION", "LABEL_PROPAGATION", "LABEL_PROPAGATION", "LABEL_PROPAGATION", "LABEL_PROPAGATION", "LABEL_PROPAGATION", "LABEL_PROPAGATION", "LABEL_PROPAGATION", "LABEL_PROPAGATION", "LABEL_PROPAGATION", "LABEL_PROPAGATION", "LABEL_PROPAGATION", "LABEL_PROPAGATION", "LABEL_PROPAGATION", "LABEL_PROPAGATION", "LABEL_PROPAGATION", "LABEL_PROPAGATION", "LABEL_PROPAGATION", "LABEL_PROPAGATION", "LABEL_PROPAGATION", "LABEL_PROPAGATION", "LABEL_PROPAGATION", "LABEL_PROPAGATION", "LABEL_PROPAGATION", "LABEL_PROPAGATION", "LABEL_PROPAGATION", "LABEL_PROPAGATION", "LABEL_PROPAGATION", "LABEL_PROPAGATION", "LABEL_PROPAGATION", "LABEL_PROPAGATION", "LABEL_PROPAGATION", "LABEL_PROPAGATION", "LABEL_PROPAGATION", "LABEL_PROPAGATION", "LABEL_PROPAGATION", "LABEL_PROPAGATION", "LABEL_PROPAGATION", "LABEL_PROPAGATION", "LABEL_PROPAGATION", "LABEL_PROPAGATION", "LABEL_PROPAGATION", "LABEL_PROPAGATION", "LABEL_PROPAGATION", "LABEL_PROPAGATION", "LABEL_PROPAGATION", "LABEL_PROPAGATION", "LABEL_PROPAGATION", "LABEL_PROPAGATION", "LABEL_PROPAGATION", "LABEL_PROPAGATION", "LABEL_PROPAGATION", "LABEL_PROPAGATION", "LABEL_PROPAGATION", "LABEL_PROPAGATION", "LABEL_PROPAGATION", "LABEL_PROPAGATION", "LABEL_PROPAGATION", "LABEL_PROPAGATION", "LABEL_PROPAGATION", "LABEL_PROPAGATION", "LABEL_PROPAGATION", "LABEL_PROPAGATION", "LABEL_PROPAGATION", "LABEL_PROPAGATION", "LABEL_PROPAGATION", "LABEL_PROPAGATION", "LABEL_PROPAGATION", "LABEL_PROPAGATION", "LABEL_PROPAGATION", "LABEL_PROPAGATION", "LABEL_PROPAGATION", "LABEL_PROPAGATION", "LABEL_PROPAGATION", "LABEL_PROPAGATION", "LABEL_PROPAGATION", "LABEL_PROPAGATION", "LABEL_PROPAGATION", "LABEL_PROPAGATION", "LABEL_PROPAGATION", "LABEL_PROPAGATION", "LABEL_PROPAGATION", "LABEL_PROPAGATION", "LABEL_PROPAGATION", "LABEL_PROPAGATION", "LABEL_PROPAGATION", "LABEL_PROPAGATION", "LABEL_PROPAGATION", "LABEL_PROPAGATION", "LABEL_PROPAGATION", "LABEL_PROPAGATION", "LABEL_PROPAGATION", "LABEL_PROPAGATION"], "y": [0.6067, 0.6959, 0.6533, 0.8383, 0.7262, 0.7701, 0.6622, 0.839, 0.7954, 0.7935, 0.7642, 0.8182, 0.699, 0.8128, 0.5885, 0.6169, 0.7766, 0.7887, 0.8579, 0.6214, 0.703, 0.7202, 0.6279, 0.6456, 0.7078, 0.6831, 0.6842, 0.7559, 0.6978, 0.8349, 0.6591, 0.6661, 0.7576, 0.7059, 0.701, 0.8558, 0.6959, 0.6603, 0.8781, 0.743, 0.7633, 0.6913, 0.7644, 0.5908, 0.7746, 0.7758, 0.6561, 0.6928, 0.6769, 0.672, 0.6763, 0.6732, 0.6189, 0.8426, 0.6974, 0.7189, 0.8771, 0.8128, 0.7667, 0.6913, 0.7338, 0.6972, 0.683, 0.7208, 0.5388, 0.888, 0.7219, 0.8347, 0.6439, 0.6747, 0.8249, 0.8485, 0.7187, 0.6457, 0.6073, 0.6906, 0.687, 0.6726, 0.7884, 0.7531, 0.7476, 0.7189, 0.7242, 0.7242, 0.7242, 0.7242, 0.7242, 0.7242, 0.7242, 0.7242, 0.7242, 0.7242, 0.7242, 0.7242, 0.7242, 0.7242, 0.7242, 0.7242, 0.7242, 0.7242]}, {"fillcolor": "#FECB52", "marker": {"color": "black"}, "name": "PARTIAL_SUPERVISED_CLASSIFIER", "type": "box", "x": ["PARTIAL_SUPERVISED_CLASSIFIER", "PARTIAL_SUPERVISED_CLASSIFIER", "PARTIAL_SUPERVISED_CLASSIFIER", "PARTIAL_SUPERVISED_CLASSIFIER", "PARTIAL_SUPERVISED_CLASSIFIER", "PARTIAL_SUPERVISED_CLASSIFIER", "PARTIAL_SUPERVISED_CLASSIFIER", "PARTIAL_SUPERVISED_CLASSIFIER", "PARTIAL_SUPERVISED_CLASSIFIER", "PARTIAL_SUPERVISED_CLASSIFIER", "PARTIAL_SUPERVISED_CLASSIFIER", "PARTIAL_SUPERVISED_CLASSIFIER", "PARTIAL_SUPERVISED_CLASSIFIER", "PARTIAL_SUPERVISED_CLASSIFIER", "PARTIAL_SUPERVISED_CLASSIFIER", "PARTIAL_SUPERVISED_CLASSIFIER", "PARTIAL_SUPERVISED_CLASSIFIER", "PARTIAL_SUPERVISED_CLASSIFIER", "PARTIAL_SUPERVISED_CLASSIFIER", "PARTIAL_SUPERVISED_CLASSIFIER", "PARTIAL_SUPERVISED_CLASSIFIER", "PARTIAL_SUPERVISED_CLASSIFIER", "PARTIAL_SUPERVISED_CLASSIFIER", "PARTIAL_SUPERVISED_CLASSIFIER", "PARTIAL_SUPERVISED_CLASSIFIER", "PARTIAL_SUPERVISED_CLASSIFIER", "PARTIAL_SUPERVISED_CLASSIFIER", "PARTIAL_SUPERVISED_CLASSIFIER", "PARTIAL_SUPERVISED_CLASSIFIER", "PARTIAL_SUPERVISED_CLASSIFIER", "PARTIAL_SUPERVISED_CLASSIFIER", "PARTIAL_SUPERVISED_CLASSIFIER", "PARTIAL_SUPERVISED_CLASSIFIER", "PARTIAL_SUPERVISED_CLASSIFIER", "PARTIAL_SUPERVISED_CLASSIFIER", "PARTIAL_SUPERVISED_CLASSIFIER", "PARTIAL_SUPERVISED_CLASSIFIER", "PARTIAL_SUPERVISED_CLASSIFIER", "PARTIAL_SUPERVISED_CLASSIFIER", "PARTIAL_SUPERVISED_CLASSIFIER", "PARTIAL_SUPERVISED_CLASSIFIER", "PARTIAL_SUPERVISED_CLASSIFIER", "PARTIAL_SUPERVISED_CLASSIFIER", "PARTIAL_SUPERVISED_CLASSIFIER", "PARTIAL_SUPERVISED_CLASSIFIER", "PARTIAL_SUPERVISED_CLASSIFIER", "PARTIAL_SUPERVISED_CLASSIFIER", "PARTIAL_SUPERVISED_CLASSIFIER", "PARTIAL_SUPERVISED_CLASSIFIER", "PARTIAL_SUPERVISED_CLASSIFIER", "PARTIAL_SUPERVISED_CLASSIFIER", "PARTIAL_SUPERVISED_CLASSIFIER", "PARTIAL_SUPERVISED_CLASSIFIER", "PARTIAL_SUPERVISED_CLASSIFIER", "PARTIAL_SUPERVISED_CLASSIFIER", "PARTIAL_SUPERVISED_CLASSIFIER", "PARTIAL_SUPERVISED_CLASSIFIER", "PARTIAL_SUPERVISED_CLASSIFIER", "PARTIAL_SUPERVISED_CLASSIFIER", "PARTIAL_SUPERVISED_CLASSIFIER", "PARTIAL_SUPERVISED_CLASSIFIER", "PARTIAL_SUPERVISED_CLASSIFIER", "PARTIAL_SUPERVISED_CLASSIFIER", "PARTIAL_SUPERVISED_CLASSIFIER", "PARTIAL_SUPERVISED_CLASSIFIER", "PARTIAL_SUPERVISED_CLASSIFIER", "PARTIAL_SUPERVISED_CLASSIFIER", "PARTIAL_SUPERVISED_CLASSIFIER", "PARTIAL_SUPERVISED_CLASSIFIER", "PARTIAL_SUPERVISED_CLASSIFIER", "PARTIAL_SUPERVISED_CLASSIFIER", "PARTIAL_SUPERVISED_CLASSIFIER", "PARTIAL_SUPERVISED_CLASSIFIER", "PARTIAL_SUPERVISED_CLASSIFIER", "PARTIAL_SUPERVISED_CLASSIFIER", "PARTIAL_SUPERVISED_CLASSIFIER", "PARTIAL_SUPERVISED_CLASSIFIER", "PARTIAL_SUPERVISED_CLASSIFIER", "PARTIAL_SUPERVISED_CLASSIFIER", "PARTIAL_SUPERVISED_CLASSIFIER", "PARTIAL_SUPERVISED_CLASSIFIER", "PARTIAL_SUPERVISED_CLASSIFIER", "PARTIAL_SUPERVISED_CLASSIFIER", "PARTIAL_SUPERVISED_CLASSIFIER", "PARTIAL_SUPERVISED_CLASSIFIER", "PARTIAL_SUPERVISED_CLASSIFIER", "PARTIAL_SUPERVISED_CLASSIFIER", "PARTIAL_SUPERVISED_CLASSIFIER", "PARTIAL_SUPERVISED_CLASSIFIER", "PARTIAL_SUPERVISED_CLASSIFIER", "PARTIAL_SUPERVISED_CLASSIFIER", "PARTIAL_SUPERVISED_CLASSIFIER", "PARTIAL_SUPERVISED_CLASSIFIER", "PARTIAL_SUPERVISED_CLASSIFIER", "PARTIAL_SUPERVISED_CLASSIFIER", "PARTIAL_SUPERVISED_CLASSIFIER", "PARTIAL_SUPERVISED_CLASSIFIER", "PARTIAL_SUPERVISED_CLASSIFIER", "PARTIAL_SUPERVISED_CLASSIFIER", "PARTIAL_SUPERVISED_CLASSIFIER"], "y": [0.6134, 0.7216, 0.8314, 0.7498, 0.8029, 0.8038, 0.6135, 0.7101, 0.7972, 0.7441, 0.7965, 0.859, 0.7807, 0.7754, 0.5109, 0.7492, 0.8354, 0.8555, 0.8398, 0.7208, 0.8542, 0.7819, 0.5811, 0.6282, 0.6691, 0.8178, 0.7471, 0.7553, 0.7823, 0.8404, 0.6858, 0.6594, 0.8153, 0.6983, 0.6831, 0.7924, 0.6882, 0.6724, 0.8792, 0.7198, 0.744, 0.7414, 0.8181, 0.6879, 0.7422, 0.6934, 0.739, 0.7309, 0.7245, 0.7774, 0.6937, 0.785, 0.706, 0.7455, 0.7569, 0.8372, 0.8538, 0.7498, 0.8047, 0.6904, 0.8132, 0.7657, 0.7154, 0.8742, 0.5647, 0.7591, 0.6405, 0.7167, 0.7413, 0.6355, 0.7435, 0.7923, 0.8076, 0.6877, 0.8081, 0.7496, 0.736, 0.6708, 0.8107, 0.7159, 0.7385, 0.7045, 0.8034, 0.6697, 0.8279, 0.8087, 0.769, 0.7533, 0.7546, 0.8502, 0.8019, 0.7329, 0.7764, 0.7263, 0.8056, 0.6936, 0.807, 0.7587, 0.8324, 0.6488]}], "layout": {"showlegend": false, "xaxis": {"showticklabels": false}, "yaxis": {"title": {"text": "Accuracy"}}}}
